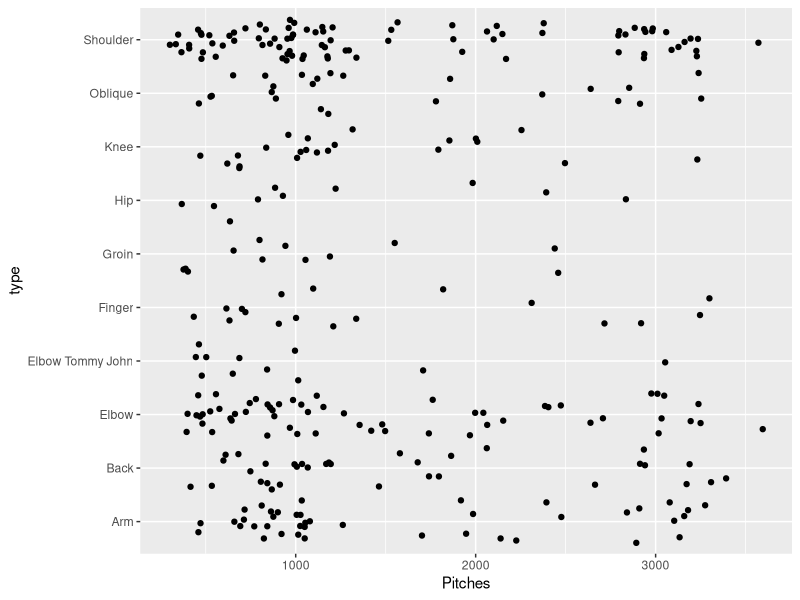
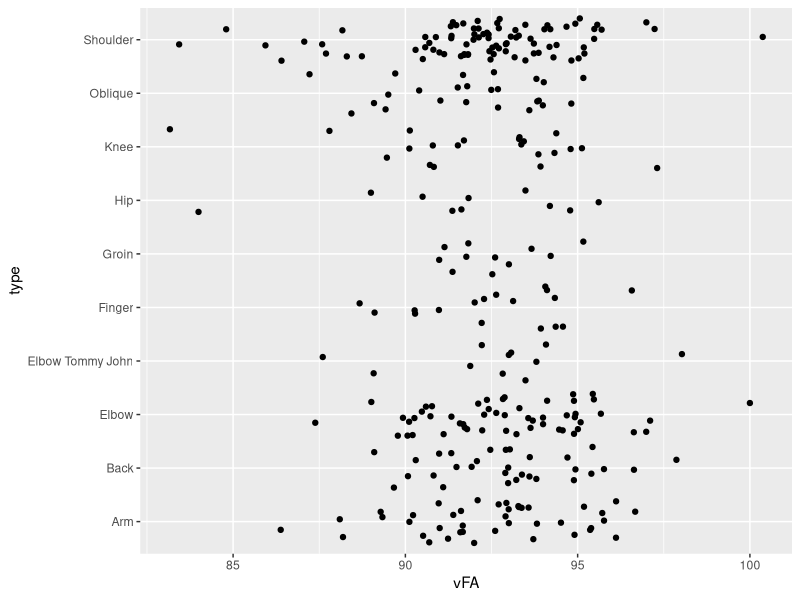
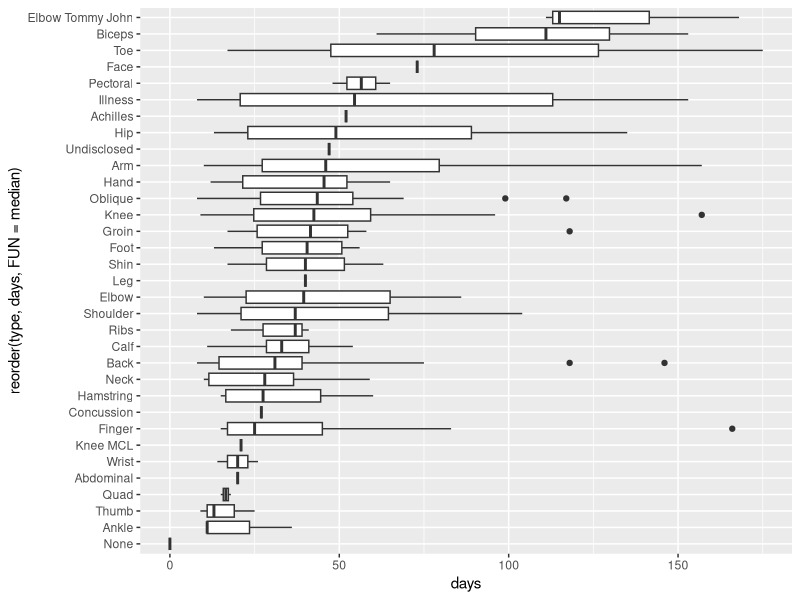
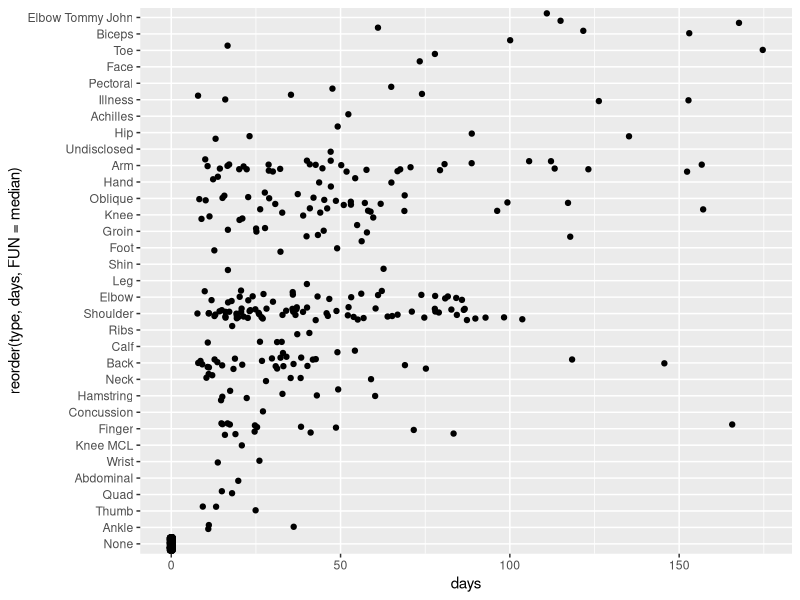
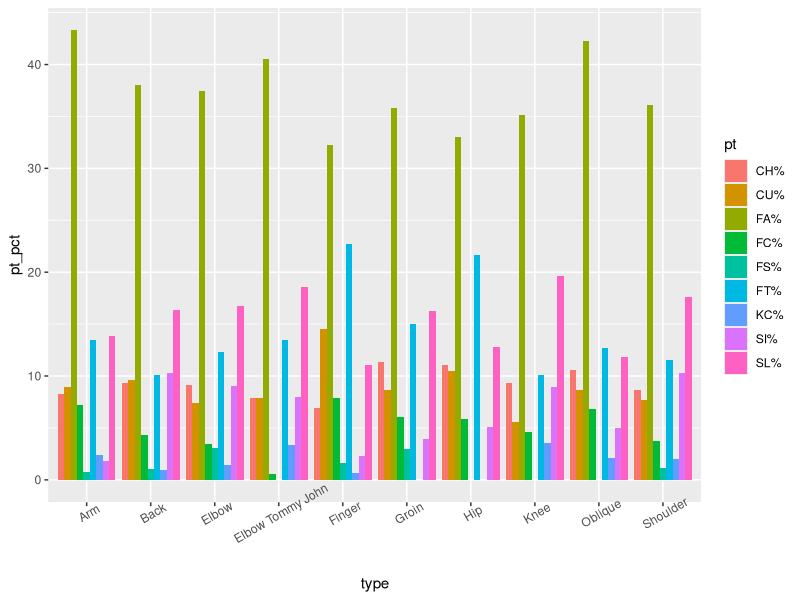
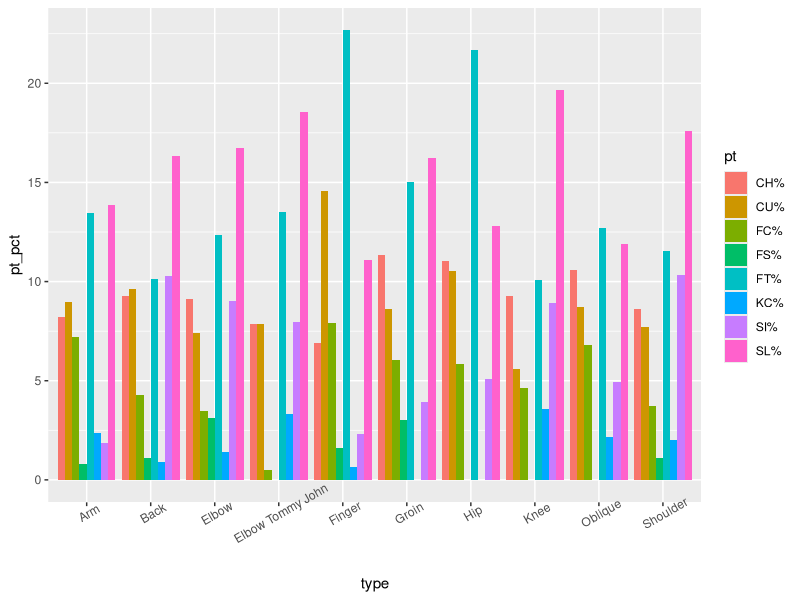
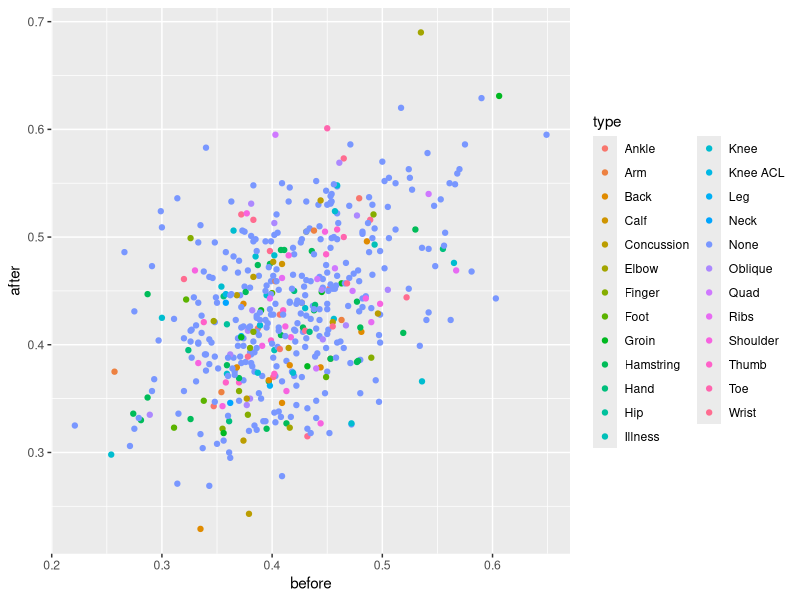
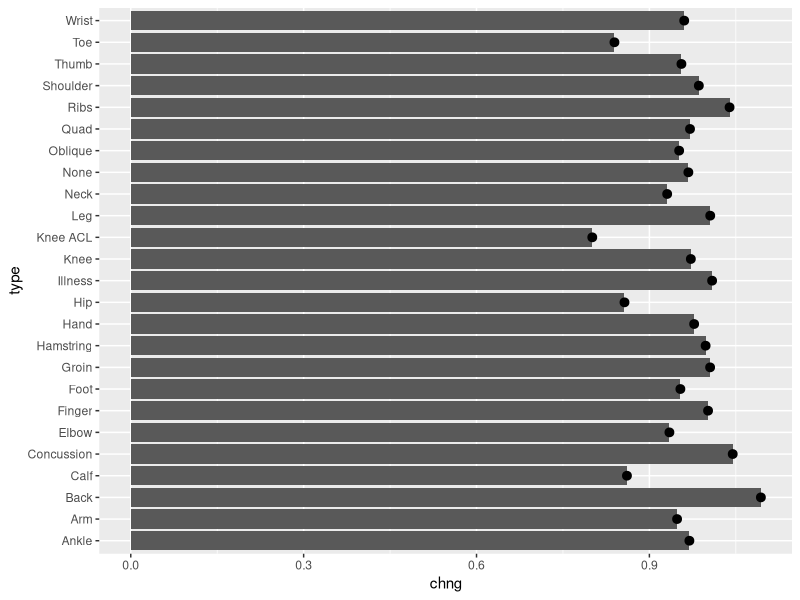

Generate these figures, in order, with R: (Note: this script raises an error after producing the figures.)
## ---- chunk 1
knitr::opts_chunk$set(warning = F,
                      message = F)
## ---- chunk 2
library(dplyr)
library(tidyverse)
library(ggplot2)
library(zoo)
pitches_2015 <- read_csv('./data/Pitchers2015.csv')
head(pitches_2015)
## ---- chunk 3
injuries_2016 <- read_csv('./data/injuries_2016.csv')
head(injuries_2016)
## ---- chunk 4
df2014 <- read_csv('./data/batters2014.csv')
head(df2014)
## ---- chunk 5
# Install all necessary packages
library(dplyr)
library(tidyverse)
library(ggplot2)
library(zoo)
## ---- chunk 6
pitches_2015 <- read_csv('./data/Pitchers2015.csv')
injuries_2016 <- read_csv('./data/injuries_2016.csv')

pitches_2016 <- read_csv('./data/Pitchers2016.csv')
injuries_2017 <- read_csv('./data/injuries_2017.csv')
## ---- chunk 7
# join each year before concatting them
joined1 <- merge(injuries_2016, pitches_2015, by.x = "name", by.y = "name", all.y = T)
joined1$year <- '2016'

joined2 <- merge(injuries_2017, pitches_2016, by.x = "name", by.y = "name", all.y = T)
joined2$year <- '2017'

joined <- rbind(joined1, joined2)

joined_pitchers <- filter(joined, pos == "RP" | pos == "SP")
## ---- chunk 8
extract_injury <- function(val) { strsplit(val, "/")[[1]][[1]] }
## ---- chunk 9
# @param df pitch dataframe joined with injury data
clean <- function(df) {
  percent_cols <- colnames(df)[8:16]
  f <- function(val) { sub("%", "", val) }
  df[percent_cols] <- sapply(df[percent_cols], f)
  df[percent_cols] <- sapply(df[percent_cols], as.numeric)
  # if a pitcher never throws a pitch
  df[percent_cols][is.na(df[percent_cols])] <- 0
  df$type[is.na(df$type)] <- "None"
  df$days[is.na(df$days)] <- 0

  df$type <- sapply(df$type, extract_injury)
  
  df
}

joined <- clean(joined)
joined_pitchers <- clean(joined_pitchers)
joined_pitchers <- mutate(group_by(joined_pitchers, type), cnt = n())
joined_pitchers <- filter(joined_pitchers, cnt >= 10)
## ---- chunk 10
ggplot(joined_pitchers, aes(x=type, y=Pitches)) + geom_jitter() + coord_flip()
ggplot(joined_pitchers, aes(x=type, y=vFA)) + geom_jitter() + coord_flip()
## ---- chunk 11
ggplot(filter(joined, days < 180), aes(x=reorder(type, days, FUN = median), y=days)) + geom_boxplot() + coord_flip()
ggplot(filter(joined, days < 180), aes(x=reorder(type, days, FUN = median), y=days)) + geom_jitter() + coord_flip()
## ---- chunk 12
percent_cols <- colnames(joined)[8:16]
# tidy the data so we can facet on pitch types
g <- gather(filter(joined_pitchers), pt, pt_pct, percent_cols)
levels(g$pt) <- percent_cols
g <- arrange(g, pt)
ggplot(g, aes(x = type, y = pt_pct, fill = pt, order = pt)) + geom_bar(stat="summary", position = "dodge") + theme(axis.text.x = element_text(angle=30))

percent_cols_no_FA <- colnames(joined)[9:16]
# tidy the data so we can facet on pitch types
g <- gather(filter(joined_pitchers), pt, pt_pct, percent_cols_no_FA)
levels(g$pt) <- percent_cols_no_FA
g <- arrange(g, pt)
ggplot(g, aes(x = type, y = pt_pct, fill = pt, order = pt)) + geom_bar(stat="summary", position = "dodge") + theme(axis.text.x = element_text(angle=30))
## ---- chunk 13
# Prepare the data
injuries2015 <- read_csv('./data/injuries_2015.csv')
injuries2016 <- read_csv('./data/injuries_2016.csv')

df2014 <- read_csv('./data/batters2014.csv')
df2015 <- read_csv('./data/batters2015.csv')
df2016 <- read_csv('./data/batters2016.csv')
df2017 <- read_csv('./data/batters2017.csv')

df2014$year <- 2014
df2015$year <- 2015
df2016$year <- 2016
df2017$year <- 2017

# tidy the data for a three year period
process <- function(data, injuries) {
  # we only want players who played in each season, and batted at least 150 times in 2015/2017
  data <- mutate(group_by(data, name), cnt = n())
  first_yr <- min(data$year)
  third_yr <- max(data$year)
  scnd_year <- (first_yr + third_yr) / 2
  data <- filter(data, cnt == 3 & year != scnd_year)
  # tidy till before and after
  data <- mutate(data, occ = if_else(year == first_yr, "before", "after"))
  data <- data %>% select(name, occ, SLG)
  data <- spread(data, occ, SLG)
  # merge the injuries
  data <- merge(data, injuries, by.x = "name", by.y = "name", all.x = T)
  data$type[is.na(data$type)] <- "None"
  data$type <- sapply(data$type, extract_injury)
  data
}

bat1 <- rbind(df2015, df2016, df2017)
bat2 <- rbind(df2014, df2015, df2016)

bat1 <- process(bat1, injuries2016)
bat2 <- process(bat2, injuries2015)

bat <- rbind(bat1, bat2)
## ---- chunk 14
ggplot(bat, aes(before, after)) + geom_point(aes(color = type))
## ---- chunk 15
bat <- mutate(bat, chng = before / after)
ggplot(bat) + geom_bar(aes(x = type, y = chng), stat="summary") + stat_summary(aes(x = type, y = chng), fun.y = "mean") + coord_flip()
## ---- chunk 16
# process injury data
i1 <- read_csv('./data/injuries_2015.csv')
i2 <- read_csv('./data/injuries_2016.csv')
i3 <- read_csv('./data/injuries_2017.csv')

i1$year = 2015
i2$year = 2016
i3$year = 2017

iAll <- rbind(i1, i2, i3)
iAll <- arrange(iAll, name, year)
iAll <- mutate(group_by(iAll, name), cnt = n())
# data <- mutate(data, occ = if_else(year == first_yr, "before", "after"))
iAll <- iAll %>% mutate(was_followed = if_else(cnt > 1 & year != 2017, 1, 0))
# remove 2017
iAll <- filter(iAll, year != 2017)
iAll$type <- sapply(iAll$type, extract_injury)
iAll <- iAll %>% group_by(type, was_followed) %>%
          summarise(num_i = n()) %>%
          mutate(prop = num_i / sum(num_i))
## ---- chunk 17
# 2-D Mosaic Plot/Stacked bar chart
iAll <- iAll %>% mutate(followed = if_else(was_followed == 0, "No", "Yes"))
ggplot(iAll, aes(x = type, y = prop, fill = followed)) + geom_bar(stat = "identity") + theme(axis.text.x = element_text(angle=90))
## ---- chunk 18
## structure the data so that months are orderd included, in the date
hr <- read_csv('./data/homeRuns.csv')
# just make Mar/April April and Sep/Oct September
hr$Month[hr$Month == 'Mar/Apr'] <- 'Apr'
hr$Month[hr$Month == 'Sept/Oct'] <- 'Sep'
# zoo parser is much better
hr$Date <- as.yearmon(paste0(hr$Season, hr$Month), "%Y%b")
hr$Date <- as.Date(hr$Date)
## ---- chunk 19
ggplot(hr, aes(Date, y = HR)) + geom_line() + scale_x_date(labels = as.Date(hr$Date))
